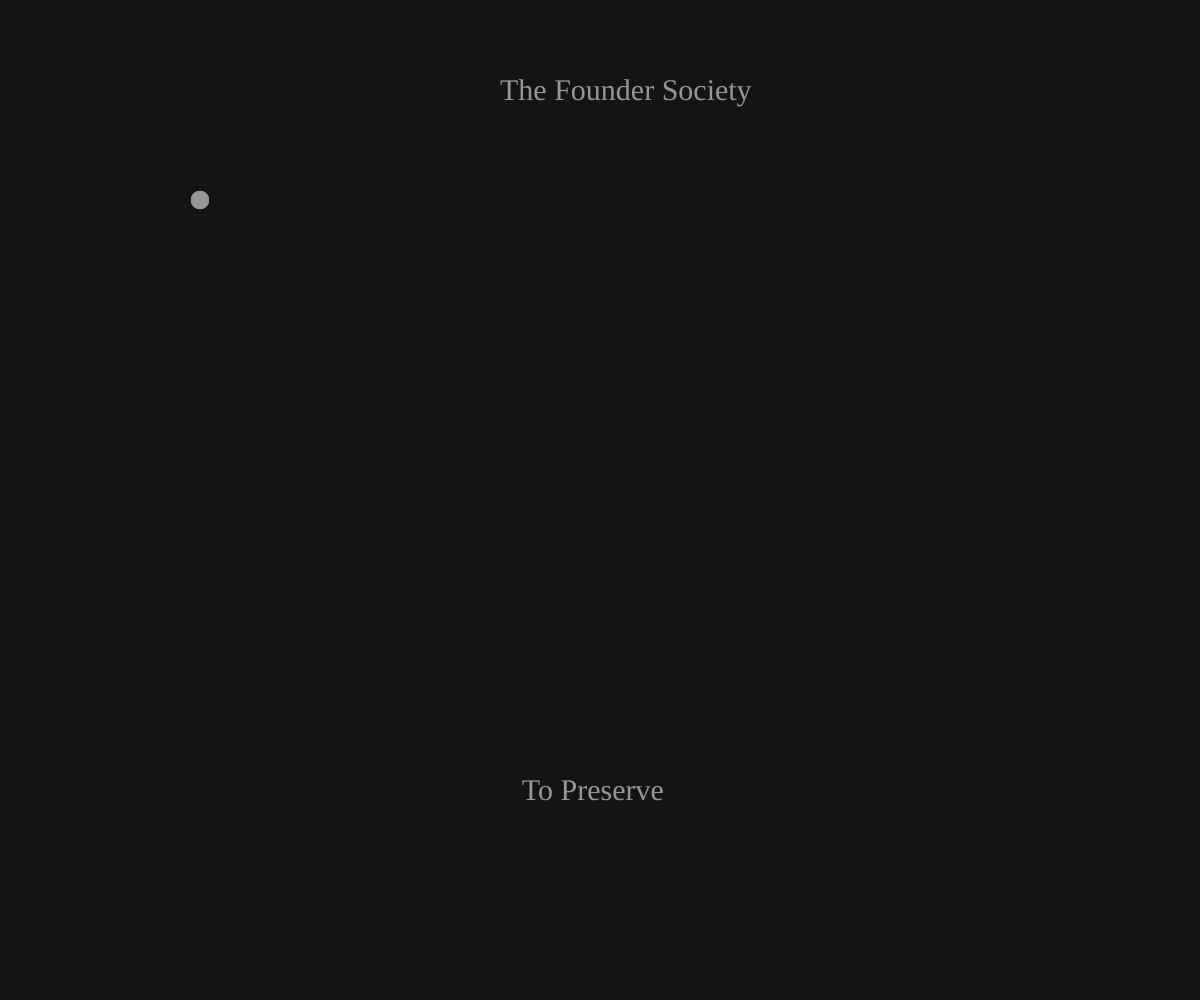
Frame 1 (no input)
Frame 60 (no input): identical to frame 1, image omitted
Frame 120 (the mouse pressed at the canvas centre since frame 60): identical to frame 1, image omitted

The p5.js sketch that drew this single still picture (run headless with seeded random() and noise() and a simulated clock; from frame 60 on, the mouse is pressed at the canvas centre):

// p5.js sketch
// ── sketch.js
let title;
let width;
let height;
let subs;

function setup() {
  width = windowWidth;
  height = windowHeight;
  createCanvas(width, height);
  title = "The Founder Society";
  subs = "To Preserve"
}

function draw() {
  background(20);
  textFont("Tahoma");
  textSize(30);
  fill(150);
  text(title, width/2.4 , 100);
  text(subs, width/2.3, height - 200);
  ellipse(200, 200, 20);
}
/*To Preserve*/
/* Because managing such a vast amount of human capital stock can be an intimidating task . We have written a brief guide of the fundamentals you'll need to master for  
    subservient and efficient stock; Along with some common mistakes you should avoid, complete with examples . The fundamentals have been proven true through thousands of years of experimentation . */
